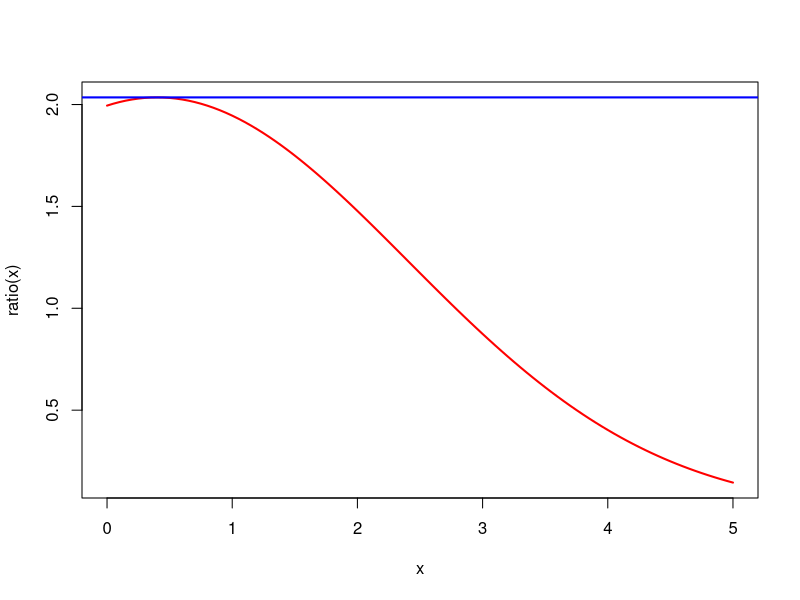
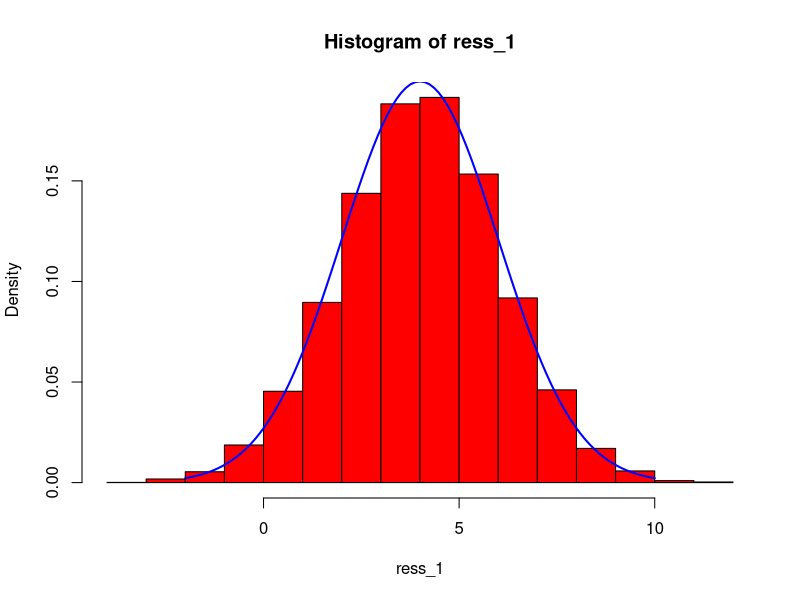
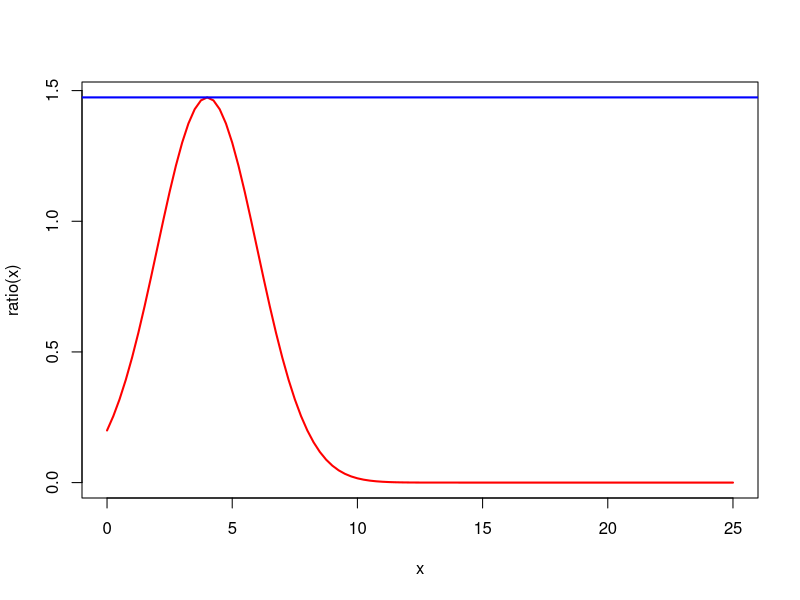
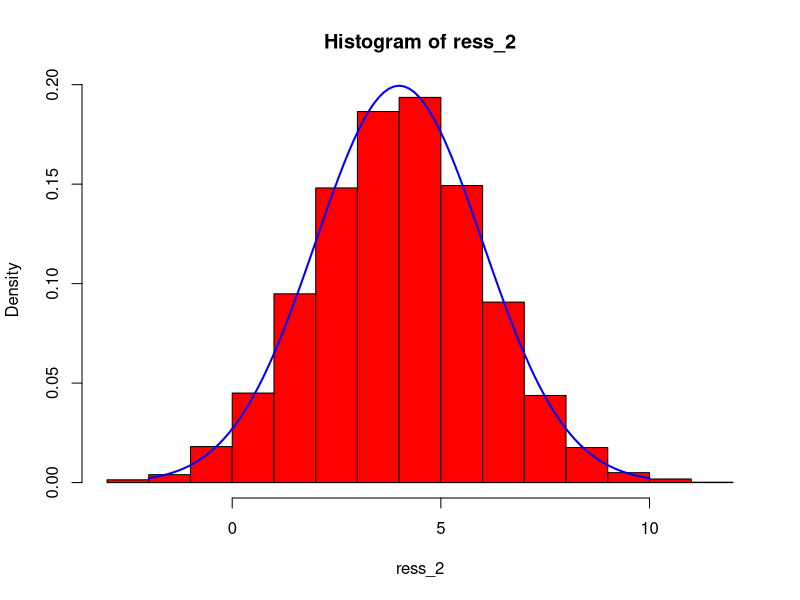
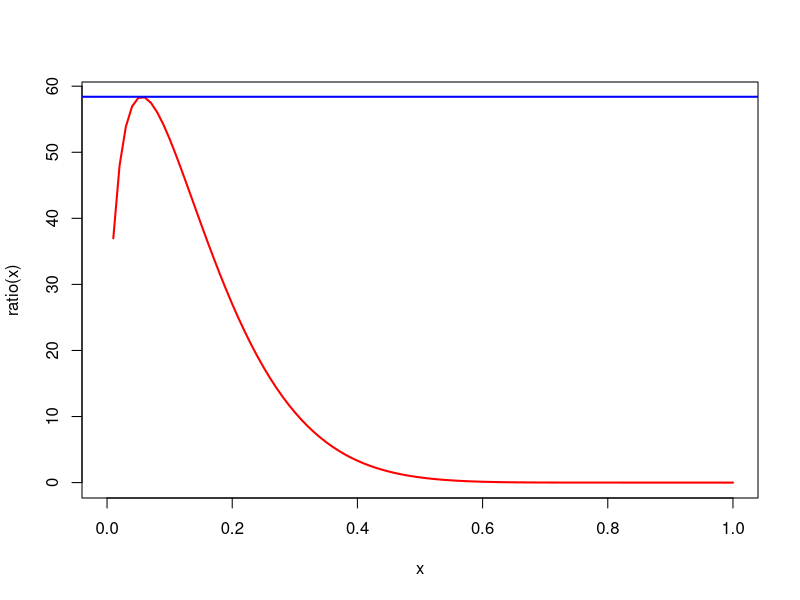
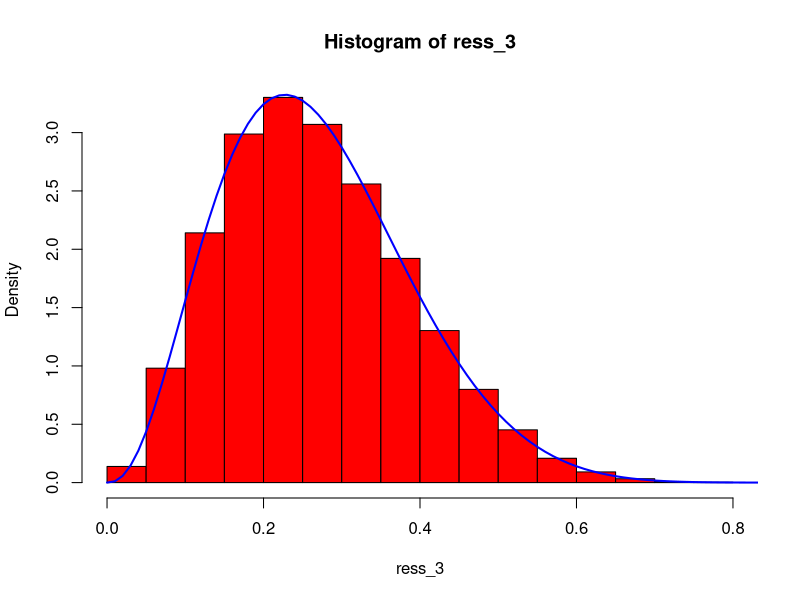
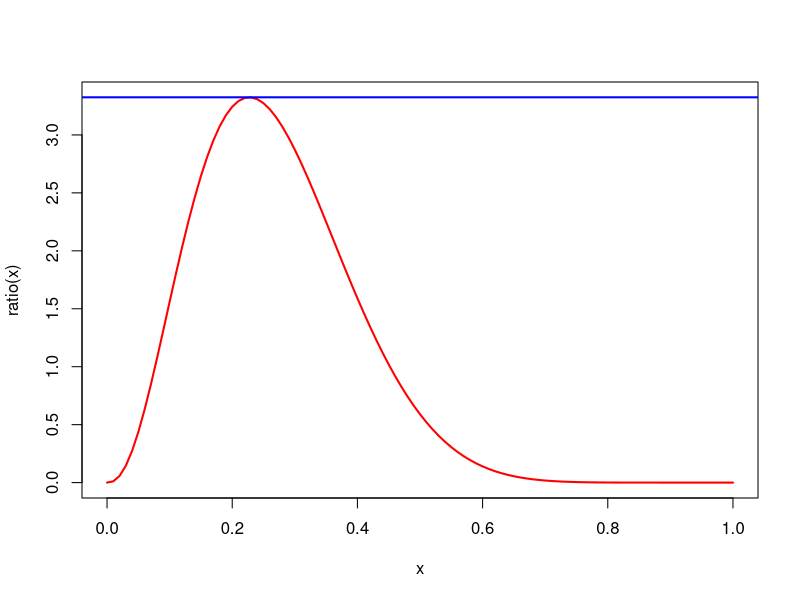
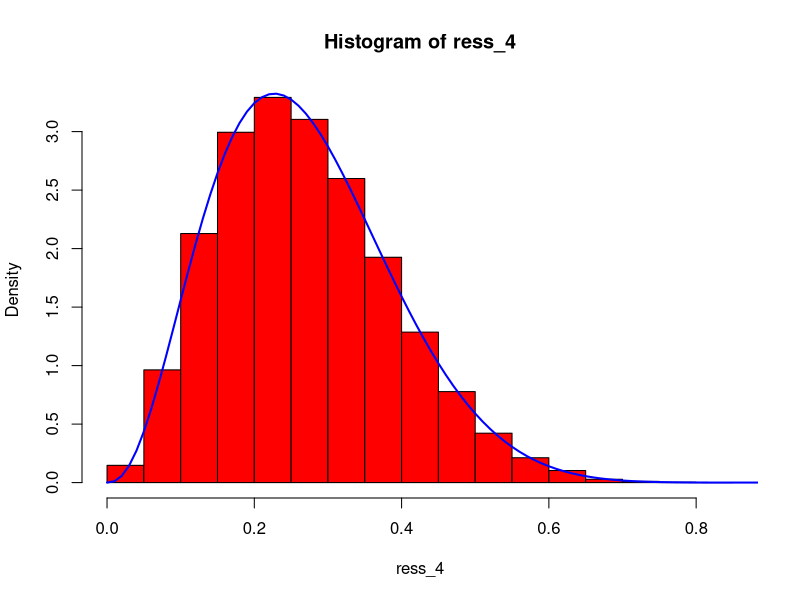

Source code (R) for these figures, in order:
## ---- chunk 1
#| warning: false
#| fig-height: 9
#| fig-width: 9


fv <- function(x) dexp(x, rate = 1/10)
fy <- function(x) dnorm(x, mean = 0, sd = 2)
ratio <- function(x) fy(x) / fv(x)
temp1 <- optimize(ratio, interval = c(0, 25), maximum = TRUE)
M1 <- temp1$objective 
x_max1 <- temp1$maximum

# library(httpgd); hgd(); hgd_browse()

curve(ratio, 0, 5, lwd = 2, col = "red")
abline(h = M1, lwd = 2, col = "blue")
n <- 1e+4
ratio_2 <- function(x) ratio(x) / M1
sim_fun_1 <- function(n) {
    i <- 0
    sim_norm <- numeric(n)
    while(i < n) {
        u <- runif(3)
        v <- -10 * log(u[1])
        temp <- ratio_2(v)
        if (u[2] < temp) {
            i <- i + 1
            sim_norm[i] <- ifelse(u[3] < 0.5, -1, 1) * v 
        }
    }
    return(sim_norm + 4)
}

start_time_1 <- Sys.time()
ress_1 <- sim_fun_1(n = n)
End_time_1 <- Sys.time()
time_1 <- difftime(End_time_1, start_time_1, unit = "sec")

ress_1 |> mean()
ress_1 |> sd()

hist(ress_1, probability = TRUE, col = "red")
curve(dnorm(x, 4, 2), -2, 10, lwd = 2, col = "blue", add = TRUE)
## ---- chunk 2
#| warning: false
#| message: false
#| fig-height: 9
#| fig-width: 9



fv <- function(x) dexp(x, rate = 1)
fy <- function(x) dnorm(x, mean = 0, sd = 2)
ratio <- function(x) fy(x) / fv(x)
temp2 <- optimize(ratio, interval = c(0, 25), maximum = TRUE)
M2 <- temp2$objective 
x_max2 <- temp2$maximum


curve(ratio, 0, 25, lwd = 2, col = "red")
abline(h = M2, lwd = 2, col = "blue")
n <- 1e+4
ratio_2 <- function(x) ratio(x) / M2


sim_fun_2 <- function(n) {
    i <- 0
    sim_norm <- numeric(n)
    while(i < n) {
        u <- runif(3)
        v <- -log(u[1])
        temp <- ratio_2(v)
        if (u[2] < temp) {
            i <- i + 1
            sim_norm[i] <- ifelse(u[3] < 0.5, -1, 1) * v 
        }
    }
    return(sim_norm + 4)
}


start_time_2 <- Sys.time()
ress_2 <- sim_fun_2(n = n)
End_time_2 <- Sys.time()
time_2 <- difftime(End_time_2, start_time_2, unit = "sec")

ress_2 |> mean()
ress_2 |> sd()

hist(ress_2, probability = TRUE, col = "red")
curve(dnorm(x, 4, 2), -2, 10, lwd = 2, col = "blue", add = TRUE)


c(M1 = M1, M2 = M2)
c(Time_1 = time_1, Time_2 = time_2)
## ---- chunk 3
#| warning: false
#| fig-height: 9
#| fig-width: 9

fv <- function(x) dbeta(x, shape1 = 3, shape2 = 1)
fy <- function(x) dbeta(x, shape1 = 3.5, shape2 = 9.5)
ratio <- function(x) fy(x) / fv(x)
temp3 <- optimize(ratio, interval = c(0, 1), maximum = TRUE)
M3 <- temp3$objective 
x_max3 <- temp3$maximum


curve(ratio, 0, 1, lwd = 2, col = "red")
abline(h = M3, lwd = 2, col = "blue")
n <- 1e+5
ratio_3 <- function(x) ratio(x) / M3


sim_fun_3 <- function(n) {
    i <- 0
    sim_beta <- numeric(n)
    while(i < n) {
        u <- runif(3)
        v <- u[1]^(1/3)
        temp <- ratio_3(v)
        if (u[2] < temp) {
            i <- i + 1
            sim_beta[i] <- v 
        }
    }
    return(sim_beta)
}


start_time_3 <- Sys.time()
ress_3 <- sim_fun_3(n = n)
End_time_3 <- Sys.time()
time_3 <- difftime(End_time_3, start_time_3, unit = "sec")

ress_3 |> mean()
ress_3 |> sd()

hist(ress_3, probability = TRUE, col = "red")
curve(dbeta(x, shape1 = 3.5, shape2 = 9.5), 0, 1, lwd = 2, col = "blue", add = TRUE)




## ---- chunk 4
#| warning: false
#| fig-height: 9
#| fig-width: 9

fv <- function(x) 1
fy <- function(x) dbeta(x, shape1 = 3.5, shape2 = 9.5)
ratio <- function(x) fy(x) / fv(x)
temp4 <- optimize(ratio, interval = c(0, 1), maximum = TRUE)
M4 <- temp4$objective 
x_max4 <- temp4$maximum


curve(ratio, 0, 1, lwd = 2, col = "red")
abline(h = M4, lwd = 2, col = "blue")
n <- 1e+5
ratio_4 <- function(x) ratio(x) / M4


sim_fun_4 <- function(n) {
    i <- 0
    sim_beta <- numeric(n)
    while(i < n) {
        u <- runif(3)
        v <- u[1]
        temp <- ratio_4(v)
        if (u[2] < temp) {
            i <- i + 1
            sim_beta[i] <- v 
        }
    }
    return(sim_beta)
}


start_time_4 <- Sys.time()
ress_4 <- sim_fun_4(n = n)
End_time_4 <- Sys.time()
time_4 <- difftime(End_time_4, start_time_4, unit = "sec")

ress_4 |> mean()
ress_4 |> sd()

hist(ress_4, probability = TRUE, col = "red")
curve(dbeta(x, shape1 = 3.5, shape2 = 9.5), 0, 1, lwd = 2, col = "blue", add = TRUE)






c(M3 = M3, M4 = M4)
c(Time_3 = time_3, Time_4 = time_4)
